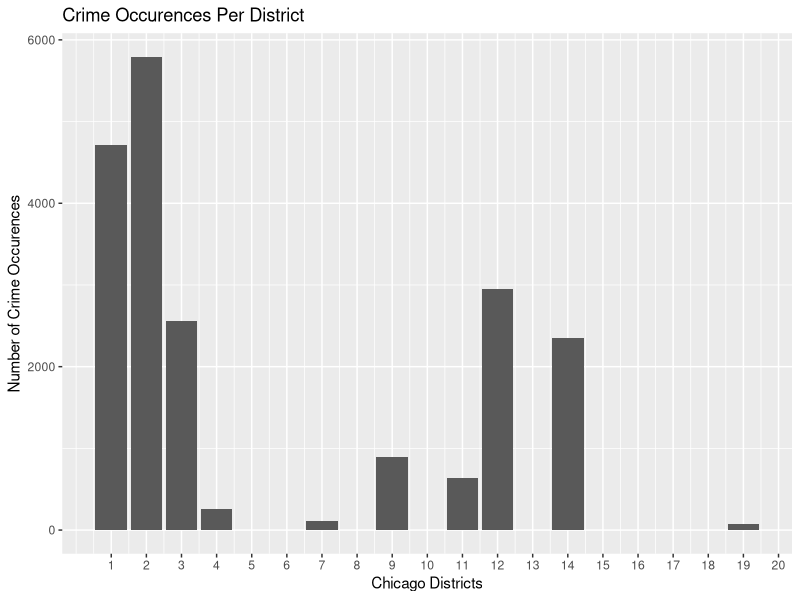
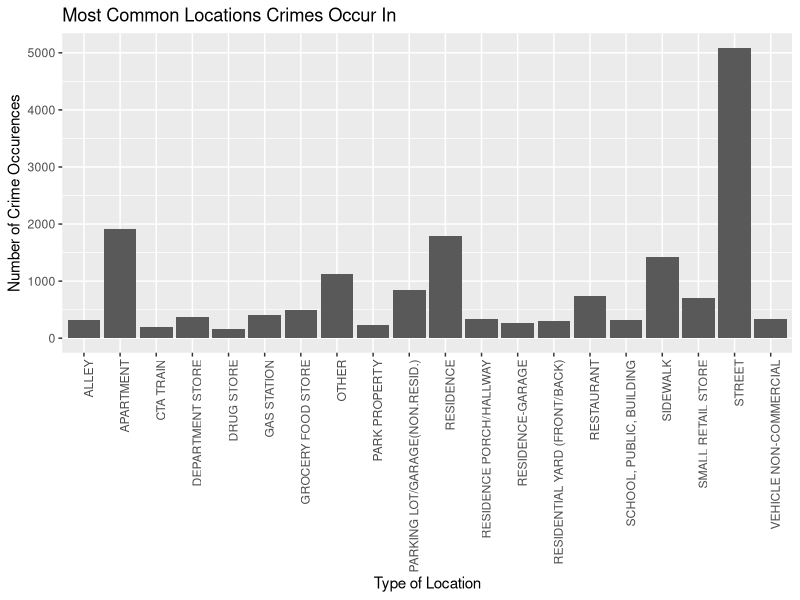
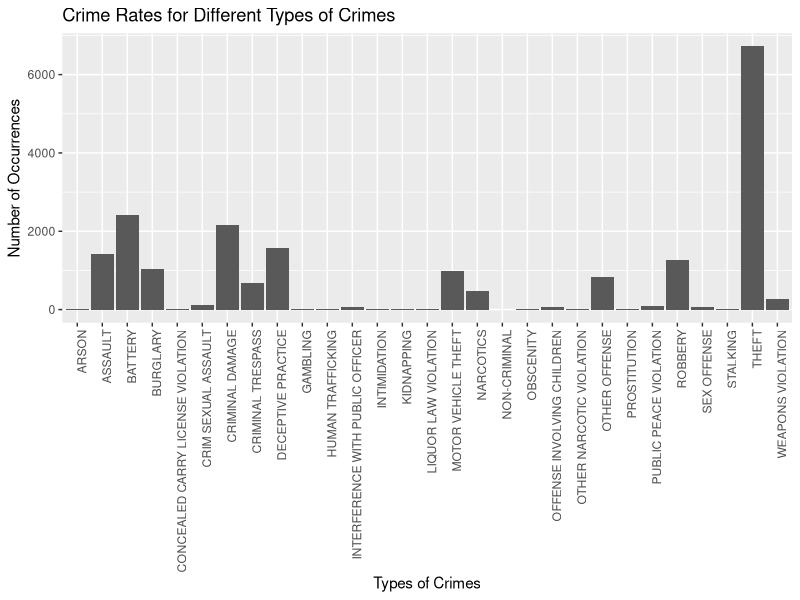
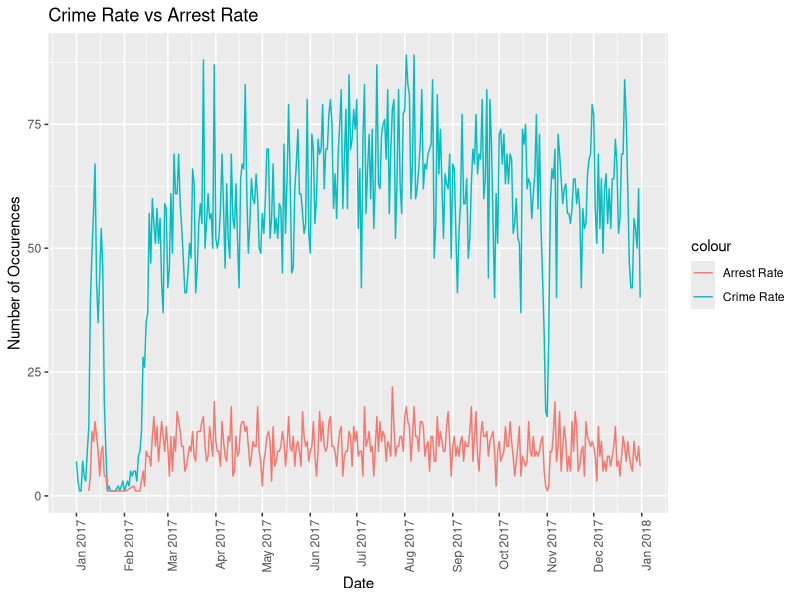
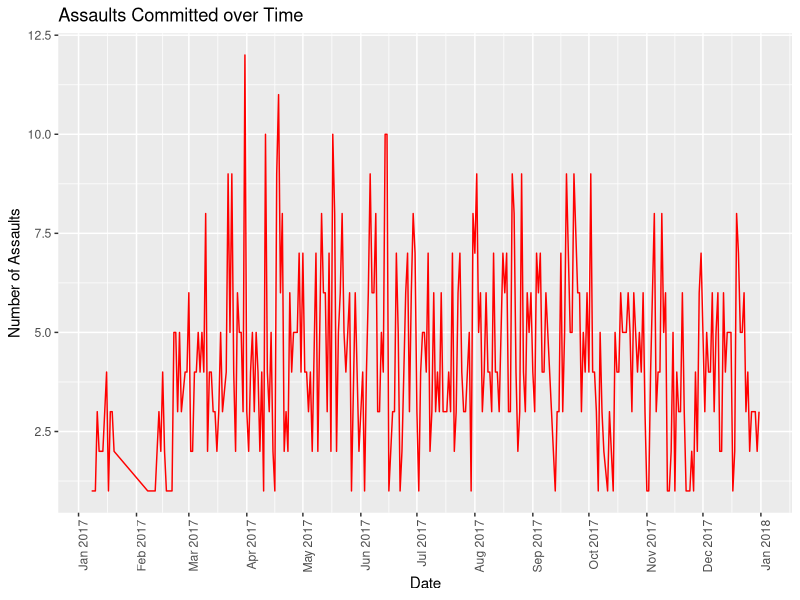
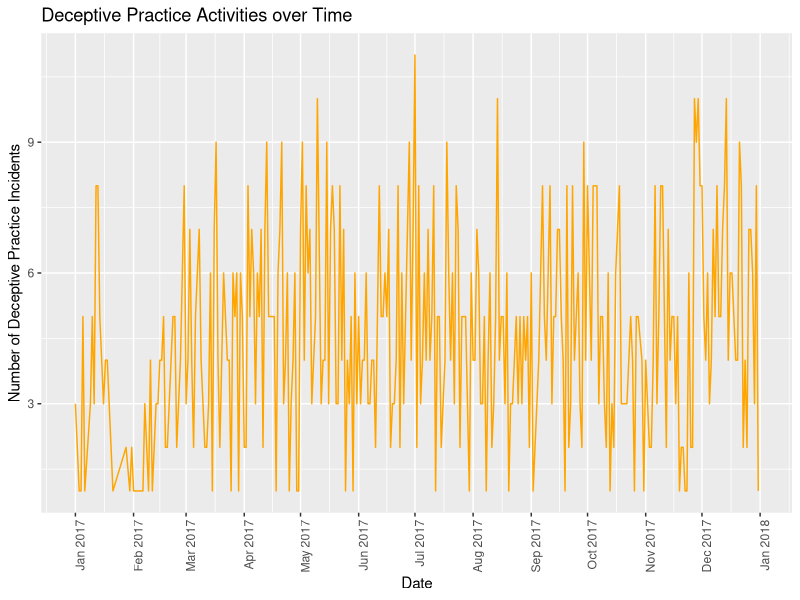
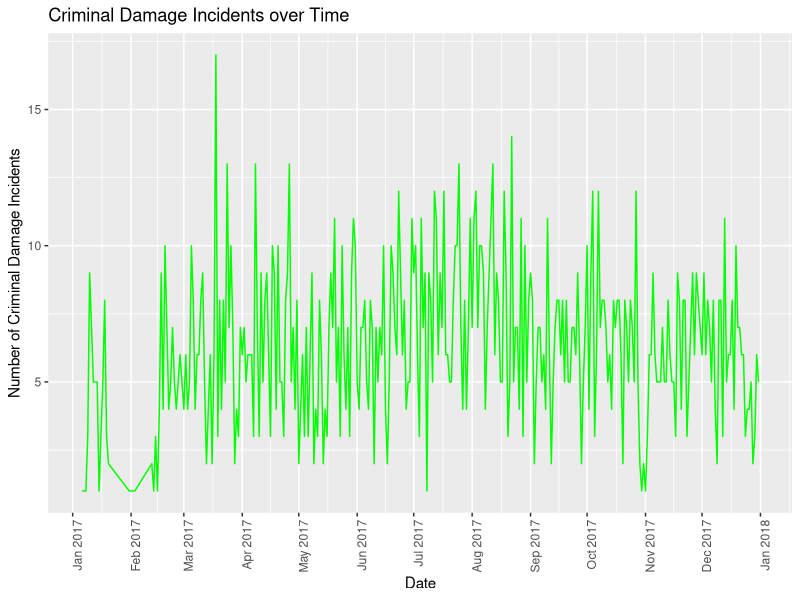
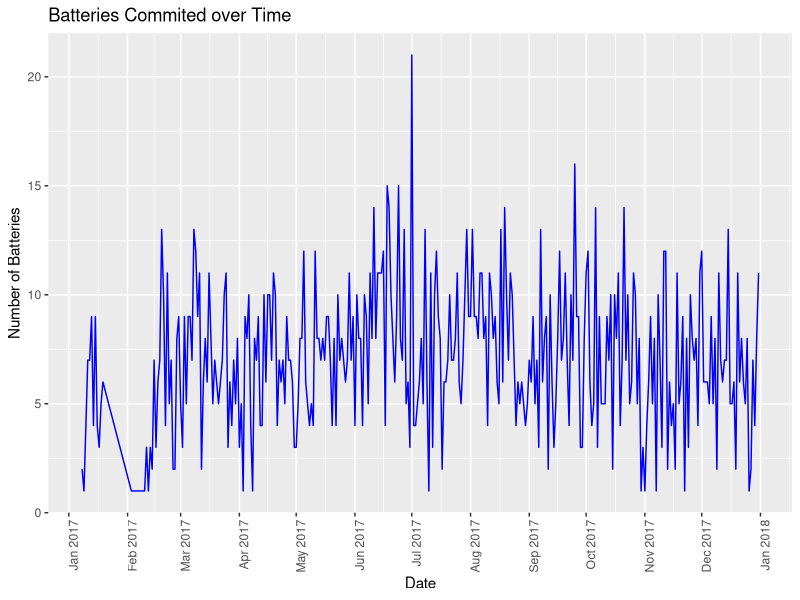

Write R code to recreate these figures, in order.
## ---- chunk 1
crime_data = read.csv("Crimes_-_2001_to_present (1).csv")

library(dplyr)
library(ggplot2)
library(stringr)
## ---- chunk 2
dim(crime_data)
head(crime_data)
summary(crime_data)
str(crime_data)

## ---- chunk 3

ggplot(data = crime_data, aes(x = crime_data$District)) + 
  geom_bar() +
  labs(title = "Crime Occurences Per District", x = "Chicago Districts", y = "Number of Crime Occurences") + 
  scale_x_continuous(breaks = seq(min(crime_data$District), 25, by = 1)) 

## ---- chunk 4
common_crime_spots = count(crime_data, Location.Description)
common_crime_spots = arrange(common_crime_spots, desc(n))
common_crime_spots = head(common_crime_spots, 20)
colnames(common_crime_spots) = c("Type of Location", "Number of Crime Occurences")

ggplot(common_crime_spots, aes(x = `Type of Location`, y = `Number of Crime Occurences`)) + 
  geom_bar(stat = "identity") + theme(axis.text.x = element_text(angle = 90, hjust = 1)) +
  ggtitle("Most Common Locations Crimes Occur In")

## ---- chunk 5

crime_types = count(crime_data, Primary.Type)

ggplot(data = crime_data, aes(x = crime_data$Primary.Type))  +
  geom_bar() + 
  labs(title = "Crime Rates for Different Types of Crimes", x = "Types of Crimes", y = "Number of Occurrences") +
  theme(axis.text.x = element_text(angle = 90, hjust = 1))

## ---- chunk 6
crime_data$Date = as.character(crime_data$Date)

date_pattern = "[0-9]{1,2}/[0-9]{1,2}/[0-9]{2}"
crime_data$Date = str_extract(crime_data$Date, date_pattern)

crime_dates = count(crime_data, Date)
crime_dates$Date = as.Date.character(crime_dates$Date, format = "%m/%d/%y")

subset_arrests = subset(crime_data, Arrest == TRUE)
arrest_dates = count(subset_arrests, subset_arrests$Date)
colnames(arrest_dates) = c("Date", "n")
arrest_dates$Date = as.Date.character(arrest_dates$Date, format = "%m/%d/%y")

ggplot(crime_dates, aes(x = Date)) +
  geom_line(aes(y = crime_dates$n, color = "Crime Rate")) +
  geom_line(data = arrest_dates, aes(y = arrest_dates$n, color = "Arrest Rate")) +
  labs(title = "Crime Rate vs Arrest Rate", y = "Number of Occurences") +
  scale_x_date(date_breaks = "1 month", date_labels =  "%b %Y") +
  theme(axis.text.x = element_text(angle = 90, hjust = 1))
  

## ---- chunk 7
most_frequent_crime_types = tail(arrange(crime_types, n), 5)
most_frequent_crime_types

assault_rate = count(subset(crime_data, crime_data$Primary.Type == "ASSAULT"), Date)
assault_rate$Date = as.Date.character(assault_rate$Date, format = "%m/%d/%y")

deceptive_pratice_rate = count(subset(crime_data, crime_data$Primary.Type == "DECEPTIVE PRACTICE"), Date)
deceptive_pratice_rate$Date = as.Date.character(deceptive_pratice_rate$Date, format = "%m/%d/%y")

criminal_damage_rate = count(subset(crime_data, crime_data$Primary.Type == "CRIMINAL DAMAGE"), Date)
criminal_damage_rate$Date = as.Date.character(criminal_damage_rate$Date, format = "%m/%d/%y")

battery_rate = count(subset(crime_data, crime_data$Primary.Type == "BATTERY"), Date)
battery_rate$Date = as.Date.character(battery_rate$Date, format = "%m/%d/%y")

theft_rate = count(subset(crime_data, crime_data$Primary.Type == "THEFT"), Date)
theft_rate$Date = as.Date.character(theft_rate$Date, format = "%m/%d/%y")

ggplot(crime_dates, aes(x = Date))  +
  geom_line(data = assault_rate, aes(y = n), colour = "red") +
  scale_x_date(date_breaks = "1 month", date_labels =  "%b %Y") +
  theme(axis.text.x = element_text(angle = 90, hjust = 1)) +
  theme(legend.position = "none") +
  labs(title = "Assaults Committed over Time", x = "Date", y = "Number of Assaults")

ggplot(crime_dates, aes(x = Date, color = "blue"))  +
  geom_line(data = deceptive_pratice_rate, aes(y = n), colour = "orange") +
  scale_x_date(date_breaks = "1 month", date_labels =  "%b %Y") +
  theme(axis.text.x = element_text(angle = 90, hjust = 1)) +
  theme(legend.position = "none") + 
  labs(title = "Deceptive Practice Activities over Time", x = "Date", y = "Number of Deceptive Practice Incidents")

ggplot(crime_dates, aes(x = Date))  +
  geom_line(data = criminal_damage_rate, aes(y = n), colour = "green") +
  scale_x_date(date_breaks = "1 month", date_labels =  "%b %Y") +
  theme(axis.text.x = element_text(angle = 90, hjust = 1)) +
  theme(legend.position = "none") +
  labs(title = "Criminal Damage Incidents over Time", x = "Date", y = "Number of Criminal Damage Incidents")

ggplot(crime_dates, aes(x = Date))  +
  geom_line(data = battery_rate, aes(y = n), colour = "blue") +
  scale_x_date(date_breaks = "1 month", date_labels =  "%b %Y") +
  theme(axis.text.x = element_text(angle = 90, hjust = 1)) +
  theme(legend.position = "none") + 
  labs(title = "Batteries Commited over Time", x = "Date", y = "Number of Batteries")

ggplot(crime_dates, aes(x = Date))  +
   geom_line(data = theft_rate, aes(y = n), color = "pink") +
  scale_x_date(date_breaks = "1 month", date_labels =  "%b %Y") +
  theme(axis.text.x = element_text(angle = 90, hjust = 1))

## ---- chunk 8
dangerous_community_areas = count(crime_data, crime_data$Community.Area)
dangerous_community_areas = arrange(dangerous_community_areas, desc(n))
dangerous_community_areas = head(dangerous_community_areas, 10)
colnames(dangerous_community_areas) = c("Community Area", "Number of Crime Occurrences")
dangerous_community_areas$`Community Area` = as.factor(dangerous_community_areas$`Community Area`)

ggplot(dangerous_community_areas, aes(x = `Community Area`, y = `Number of Crime Occurrences`)) + 
  geom_bar(stat = "identity")

## ---- chunk 9
most_dangerous_beats = count(crime_data, crime_data$Beat)
colnames(most_dangerous_beats) = c("Beat", "Number of Crime Occurences")
most_dangerous_beats = arrange(most_dangerous_beats, desc(`Number of Crime Occurences`))
most_dangerous_beats = head(most_dangerous_beats, 10)
most_dangerous_beats$Beat = as.factor(most_dangerous_beats$Beat)

ggplot(most_dangerous_beats, aes(x = `Beat`, y = `Number of Crime Occurences`)) + 
  geom_bar(stat = "identity") + 
  ggtitle("Beats with Most Crime Occurences")
## ---- chunk 10

pattern = "[NWES].+"

crime_data$Street = str_extract(crime_data$Block, pattern)
dangerous_streets = count(crime_data, Street)
dangerous_streets = arrange(dangerous_streets, desc(n))
dangerous_streets = head(dangerous_streets, 15)
colnames(dangerous_streets) = c("Street Name", "Number of Crime Occurences")

ggplot(dangerous_streets, aes(x = `Street Name`, y = `Number of Crime Occurences`)) +
  geom_bar(stat = "identity") + 
  ggtitle("Streets with Most Crime Occurences") +
  theme(axis.text.x = element_text(angle = 90, hjust = 1))
